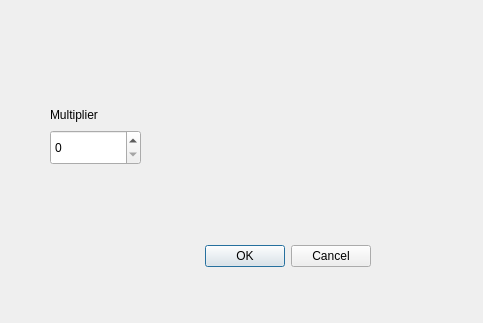
<?xml version="1.0" encoding="UTF-8"?>
<ui version="4.0">
 <class>Dialog</class>
 <widget class="QDialog" name="Dialog">
  <property name="geometry">
   <rect>
    <x>0</x>
    <y>0</y>
    <width>483</width>
    <height>323</height>
   </rect>
  </property>
  <property name="windowTitle">
   <string>Dialog</string>
  </property>
  <widget class="QDialogButtonBox" name="buttonBox">
   <property name="geometry">
    <rect>
     <x>30</x>
     <y>240</y>
     <width>341</width>
     <height>32</height>
    </rect>
   </property>
   <property name="orientation">
    <enum>Qt::Horizontal</enum>
   </property>
   <property name="standardButtons">
    <set>QDialogButtonBox::Cancel|QDialogButtonBox::Ok</set>
   </property>
  </widget>
  <widget class="QSpinBox" name="spinBox">
   <property name="geometry">
    <rect>
     <x>50</x>
     <y>130</y>
     <width>91</width>
     <height>35</height>
    </rect>
   </property>
  </widget>
  <widget class="QLabel" name="label">
   <property name="geometry">
    <rect>
     <x>50</x>
     <y>100</y>
     <width>103</width>
     <height>29</height>
    </rect>
   </property>
   <property name="text">
    <string>Multiplier</string>
   </property>
  </widget>
 </widget>
 <resources/>
 <connections>
  <connection>
   <sender>buttonBox</sender>
   <signal>accepted()</signal>
   <receiver>Dialog</receiver>
   <slot>accept()</slot>
   <hints>
    <hint type="sourcelabel">
     <x>248</x>
     <y>254</y>
    </hint>
    <hint type="destinationlabel">
     <x>157</x>
     <y>274</y>
    </hint>
   </hints>
  </connection>
  <connection>
   <sender>buttonBox</sender>
   <signal>rejected()</signal>
   <receiver>Dialog</receiver>
   <slot>reject()</slot>
   <hints>
    <hint type="sourcelabel">
     <x>316</x>
     <y>260</y>
    </hint>
    <hint type="destinationlabel">
     <x>286</x>
     <y>274</y>
    </hint>
   </hints>
  </connection>
 </connections>
</ui>
